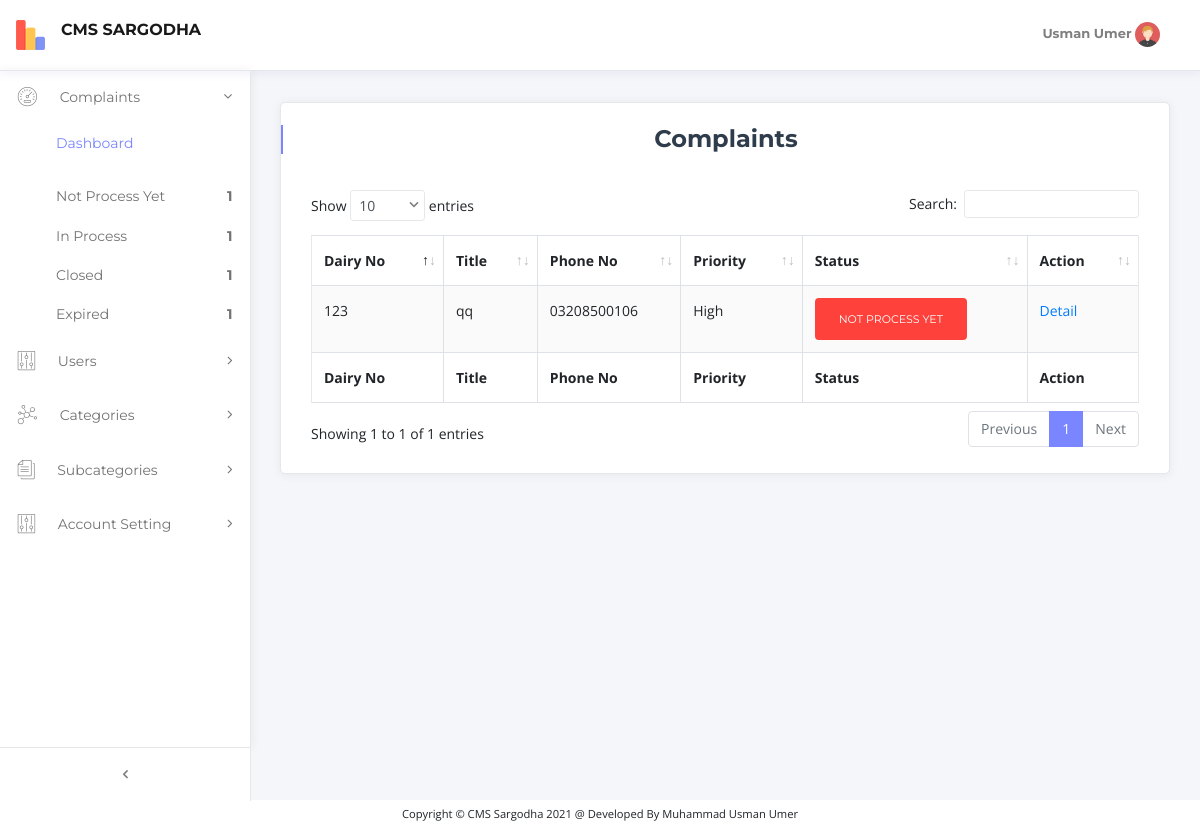
The app's page /notprocessyetcomplaints.php (signed in) with its own data.
### tables this page shows
CREATE TABLE `complaint` (
  `complaint_id` int(255) NOT NULL,
  `complainttitle` varchar(255) NOT NULL,
  `dairynumber` int(255) NOT NULL,
  `firstname` varchar(255) NOT NULL,
  `lastname` varchar(255) NOT NULL,
  `fathername` varchar(255) NOT NULL,
  `contactno` varchar(255) NOT NULL,
  `address` varchar(255) NOT NULL,
  `priority` varchar(255) NOT NULL,
  `lastdatetoreply` date NOT NULL,
  `description` varchar(255) NOT NULL,
  `category_id` int(255) NOT NULL,
  `subcategory_id` int(255) NOT NULL,
  `date` datetime NOT NULL DEFAULT current_timestamp(),
  `user_id` int(255) NOT NULL,
  `city` varchar(255) NOT NULL,
  `attachment` varchar(255) NOT NULL,
  `cnicno` varchar(255) NOT NULL,
  `status` varchar(255) DEFAULT NULL
);

### config/operationscomplaint.php (called while the page is built, shortened)
<?php
    require_once('./config/dbconfig.php');
    $db = new dbconfig();
    class operationscomplaint extends dbconfig
    {
                    ?> <script>
                <?php }
        public function view_recordnotprocess()
        {
            global $db;
            $date=date('Y-m-d');
            $uid=$_SESSION['userid'];
            if($_SESSION["role"]=='AC'){
                $query = "select * from complaint where complaint.status is null and (complaint.lastdatetoreply>'$date' or complaint.lastdatetoreply='$date') and complaint.user_id=$uid";
                $result = mysqli_query($db->connection,$query);
                return $result;
            }else{
            $query = "select * from complaint where complaint.status is null and (complaint.lastdatetoreply>'$date' or complaint.lastdatetoreply='$date')";
            $result = mysqli_query($db->connection,$query);
            return $result;
            }
        }
    }
?>

### config/dbconfig.php (called while the page is built, shortened)
<?php
    require_once('./config/operationscomplaint.php');
    class dbconfig
    {
        public function db_connect()
        {
            $this->connection = mysqli_connect('localhost','root','','cms_sgd');
        }
    }
?>

### notprocessyetcomplaints.php (the view, shortened to what this page needs)
<?php
require_once("header.php");
if($_SESSION['role']=='Admin' || $_SESSION['role']=='AC' || $_SESSION['role']=='UP' ){
require_once('./config/dbconfig.php');
$db = new operationscomplaint();
$result=$db->view_recordnotprocess();
?>
<div class="content-wrapper">
    <div class="container-fluid">
        <div class="row">
                <div class="col-xl-12">
                    <div class="card card-shadow mb-4">
                        <div class="card-header border-0">
                            <div class="custom-title-wrap bar-primary">
                                <div class="custom-title text-center"><h3>Complaints</h3></div>
                            </div>
                        </div>
                        <div class="card-body- pt-3 pb-4">
                            <div class="table-responsive">
                                <table id="data_table" class="table table-bordered table-striped" cellspacing="0">
                                    <thead>
                                    <tr>
                                        <th>Dairy No</th>
                                        <th>  Title</th>
                                        <th>Phone No</th>
                                        <th>Priority</th>
                                        <th>Status</th>
                                    <th>Action</th>
                                    </tr>
                                    </thead>
                                    <tfoot>
                                    <tr>
                                    <th>Dairy No</th>
                                    <th>  Title</th>
                                    <th>Phone No</th>
                                    <th>Priority</th>
                                    <th>Status</th>
                                    <th  >Action</th>
                                    </tr>
                                    </tfoot>
                                    <tbody>
                                    <?php
                                    while($data = mysqli_fetch_assoc($result))
                                    {
                                ?>
                                    <td><?php echo $data['dairynumber'];
                                     if ($_SESSION['userid'] == $data['user_id'] and $_SESSION['role'] == 'UP') { ?>
                                        <div class="text-right" style=" padding-left:-50px; margin-top:-20px;"> <span style=" background-color:lawngreen;">Assigned To Me</span> </div>
                                    <?php } ?></td>
                                    <td><?php echo $data['complainttitle'] ?></td>
                                    <td><?php echo $data['contactno'] ?></td>
                                    <td><?php echo $data['priority'] ?></td>
                                    <td><button type="button" class="btn btn-danger">Not process yet</button></td>
                                   <td><a href="complaintdetail.php?C_ID=<?php echo $data['complaint_id'] ?>" >Detail</a></td>
                            <?php
                                    }
                                ?>
                                    </tbody>
                                </table>
                            </div>
                        </div>
                    </div>
                </div>
            </div>
            </div>
            </div>
   <?php
}
require_once("footer.php");
?>

### records on screen
complaint: dairynumber "123", complainttitle "qq", contactno "03208500106", priority "High"

### other values on screen
$result3 "1"
$result "1"
$result2 "1"
$result4 "1"
$_SESSION["username"] "Usman Umer"
